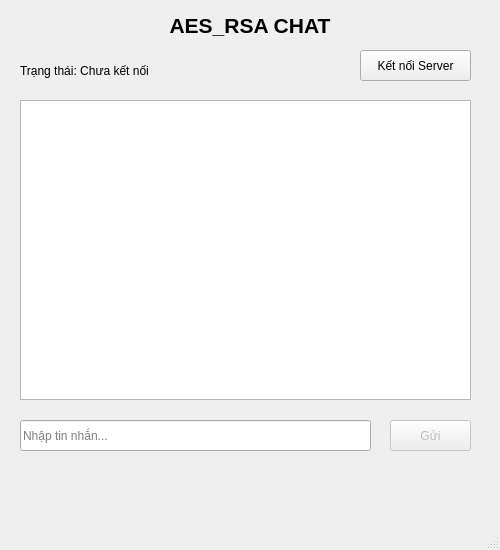
<?xml version="1.0" encoding="UTF-8"?>
<ui version="4.0">
 <class>MainWindow</class>
 <widget class="QMainWindow" name="MainWindow">
  <property name="geometry">
   <rect>
    <x>0</x>
    <y>0</y>
    <width>500</width>
    <height>550</height>
   </rect>
  </property>
  <property name="windowTitle">
   <string>Secure Chat Client</string>
  </property>
  <widget class="QWidget" name="centralwidget">
   <widget class="QLabel" name="lbl_title">
    <property name="geometry">
     <rect>
      <x>100</x>
      <y>10</y>
      <width>300</width>
      <height>31</height>
     </rect>
    </property>
    <property name="font">
     <font>
      <pointsize>16</pointsize>
      <weight>75</weight>
      <bold>true</bold>
     </font>
    </property>
    <property name="alignment">
     <set>Qt::AlignCenter</set>
    </property>
    <property name="text">
     <string>AES_RSA CHAT</string>
    </property>
   </widget>
   <widget class="QLabel" name="lbl_status">
    <property name="geometry">
     <rect>
      <x>20</x>
      <y>60</y>
      <width>300</width>
      <height>21</height>
     </rect>
    </property>
    <property name="text">
     <string>Trạng thái: Chưa kết nối</string>
    </property>
   </widget>
   <widget class="QPushButton" name="btn_connect">
    <property name="geometry">
     <rect>
      <x>360</x>
      <y>50</y>
      <width>111</width>
      <height>31</height>
     </rect>
    </property>
    <property name="text">
     <string>Kết nối Server</string>
    </property>
   </widget>
   <widget class="QTextEdit" name="txt_chat_history">
    <property name="geometry">
     <rect>
      <x>20</x>
      <y>100</y>
      <width>451</width>
      <height>300</height>
     </rect>
    </property>
    <property name="readOnly">
     <bool>true</bool>
    </property>
   </widget>
   <widget class="QLineEdit" name="txt_message">
    <property name="geometry">
     <rect>
      <x>20</x>
      <y>420</y>
      <width>351</width>
      <height>31</height>
     </rect>
    </property>
    <property name="placeholderText">
     <string>Nhập tin nhắn...</string>
    </property>
   </widget>
   <widget class="QPushButton" name="btn_send">
    <property name="geometry">
     <rect>
      <x>390</x>
      <y>420</y>
      <width>81</width>
      <height>31</height>
     </rect>
    </property>
    <property name="text">
     <string>Gửi</string>
    </property>
    <property name="enabled">
     <bool>false</bool>
    </property>
   </widget>
  </widget>
  <widget class="QMenuBar" name="menubar">
   <property name="geometry">
    <rect>
     <x>0</x>
     <y>0</y>
     <width>500</width>
     <height>21</height>
    </rect>
   </property>
  </widget>
  <widget class="QStatusBar" name="statusbar"/>
 </widget>
 <resources/>
 <connections/>
</ui>
